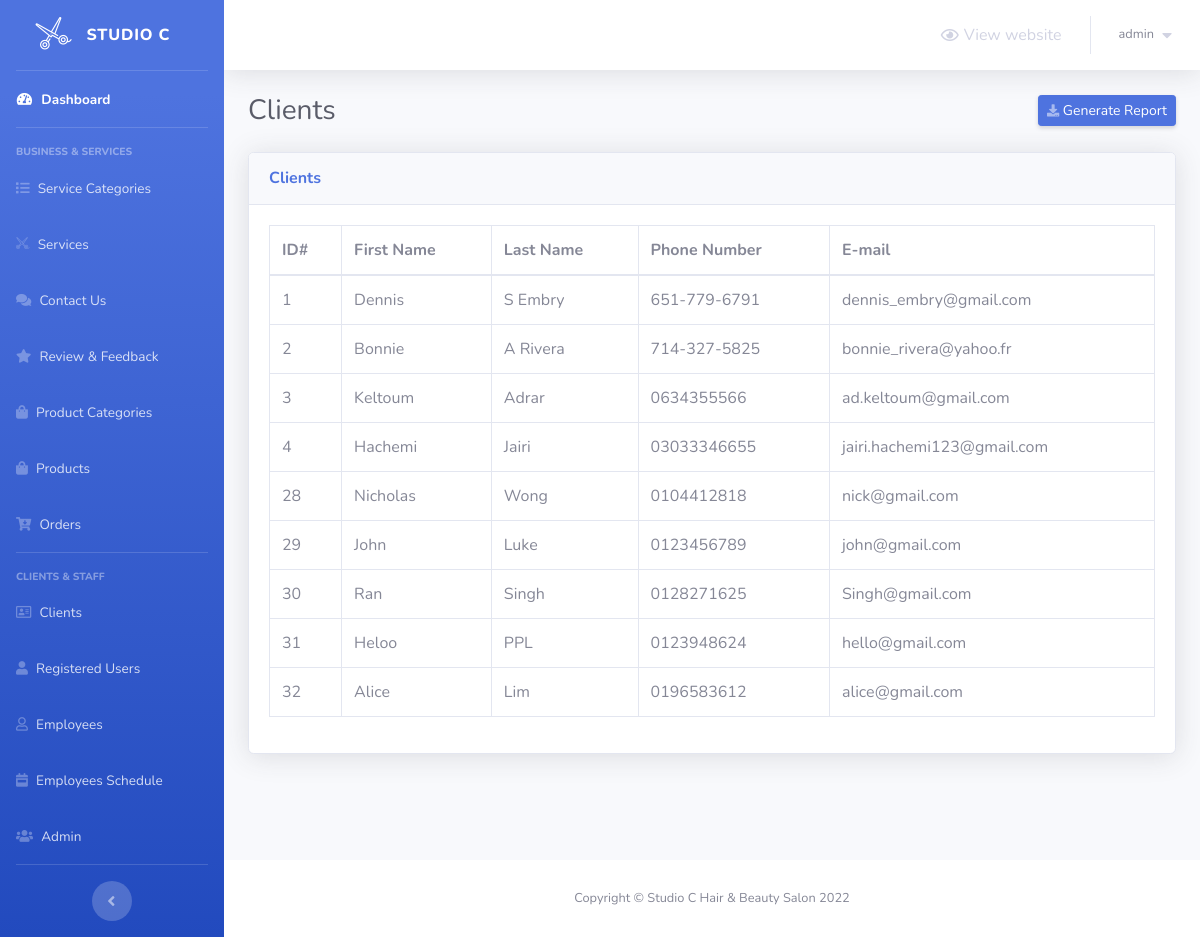
Screenshot of /admin/clients.php (signed in) with the database file from the repository.
### tables this page shows
CREATE TABLE `clients` (
  `client_id` int(5) NOT NULL,
  `first_name` varchar(30) NOT NULL,
  `last_name` varchar(30) NOT NULL,
  `phone_number` varchar(30) NOT NULL,
  `client_email` varchar(50) NOT NULL
);

### admin/clients.php (the view, shortened to what this page needs)
<?php
    include 'connect.php';
    include 'Includes/templates/header.php';
    if(isset($_SESSION['username_barbershop_Xw211qAAsq4']) && isset($_SESSION['password_barbershop_Xw211qAAsq4']))
    {
?>
        <div class="container-fluid">
            <div class="d-sm-flex align-items-center justify-content-between mb-4">
                <h1 class="h3 mb-0 text-gray-800">Clients</h1>
                <a href="#" class="d-none d-sm-inline-block btn btn-sm btn-primary shadow-sm">
                    <i class="fas fa-download fa-sm text-white-50"></i>
                    Generate Report
                </a>
            </div>
            <?php
                $stmt = $con->prepare("SELECT * FROM clients");
                $stmt->execute();
                $rows_clients = $stmt->fetchAll();
            ?>
            <div class="card shadow mb-4">
                <div class="card-header py-3">
                    <h6 class="m-0 font-weight-bold text-primary">Clients</h6>
                </div>
                <div class="card-body">
                    <div class="table-responsive">
                        <table class="table table-bordered">
                            <thead>
                                <tr>
                                    <th scope="col">ID#</th>
                                    <th scope="col">First Name</th>
                                    <th scope="col">Last Name</th>
                                    <th scope="col">Phone Number</th>
                                    <th scope="col">E-mail</th>
                                </tr>
                            </thead>
                            <tbody>
                                <?php
                                    foreach($rows_clients as $client)
                                    {
                                        echo "<tr>";
                                            echo "<td>";
                                                echo $client['client_id'];
                                            echo "</td>";
                                            echo "<td>";
                                                echo $client['first_name'];
                                            echo "</td>";
                                            echo "<td>";
                                                echo $client['last_name'];
                                            echo "</td>";
                                            echo "<td>";
                                                echo $client['phone_number'];
                                            echo "</td>";
                                            echo "<td>";
                                                echo $client['client_email'];
                                            echo "</td>";
                                        echo "</tr>";
                                    }
                                ?>
                            </tbody>
                        </table>
                    </div>
                </div>
            </div>
        </div>
<?php
        include 'Includes/templates/footer.php';
    }
    else
    {
        header('Location: login.php');
        exit();
    }
?>

### rows the page displays
clients: client_id "1", first_name "Dennis", last_name "S Embry", phone_number "651-779-6791", client_email "dennis_embry@gmail.com"
clients: client_id "2", first_name "Bonnie", last_name "A Rivera", phone_number "714-327-5825", client_email "bonnie_rivera@yahoo.fr"
clients: client_id "3", first_name "Keltoum", last_name "Adrar", phone_number "0634355566", client_email "ad.keltoum@gmail.com"
clients: client_id "4", first_name "Hachemi", last_name "Jairi", phone_number "03033346655", client_email "jairi.hachemi123@gmail.com"
clients: client_id "28", first_name "Nicholas", last_name "Wong", phone_number "0104412818", client_email "nick@gmail.com"
clients: client_id "29", first_name "John", last_name "Luke", phone_number "0123456789", client_email "john@gmail.com"
clients: client_id "30", first_name "Ran", last_name "Singh", phone_number "0128271625", client_email "Singh@gmail.com"
clients: client_id "31", first_name "Heloo", last_name "PPL", phone_number "0123948624", client_email "hello@gmail.com"
clients: client_id "32", first_name "Alice", last_name "Lim", phone_number "0196583612", client_email "alice@gmail.com"

### other values shown
$_SESSION['username_barbershop_Xw211qAAsq4'] "admin"
